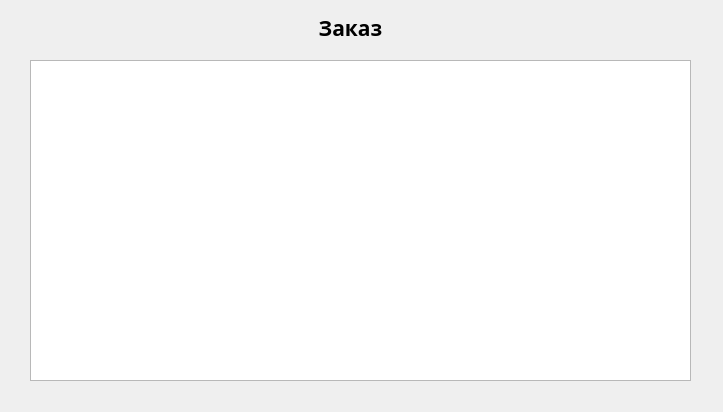
<?xml version="1.0" encoding="UTF-8"?>
<ui version="4.0">
 <class>OrderItemsWindow</class>
 <widget class="QDialog" name="OrderItemsWindow">
  <property name="geometry">
   <rect>
    <x>0</x>
    <y>0</y>
    <width>723</width>
    <height>412</height>
   </rect>
  </property>
  <property name="windowTitle">
   <string>Dialog</string>
  </property>
  <widget class="QLabel" name="label">
   <property name="geometry">
    <rect>
     <x>200</x>
     <y>20</y>
     <width>301</width>
     <height>16</height>
    </rect>
   </property>
   <property name="font">
    <font>
     <family>Arial Black</family>
     <pointsize>16</pointsize>
     <bold>true</bold>
    </font>
   </property>
   <property name="text">
    <string>Заказ</string>
   </property>
   <property name="alignment">
    <set>Qt::AlignCenter</set>
   </property>
  </widget>
  <widget class="QTableView" name="ordersTableView">
   <property name="geometry">
    <rect>
     <x>30</x>
     <y>60</y>
     <width>661</width>
     <height>321</height>
    </rect>
   </property>
   <property name="font">
    <font>
     <family>Arial Black</family>
     <pointsize>12</pointsize>
     <bold>true</bold>
    </font>
   </property>
  </widget>
 </widget>
 <resources/>
 <connections/>
</ui>
